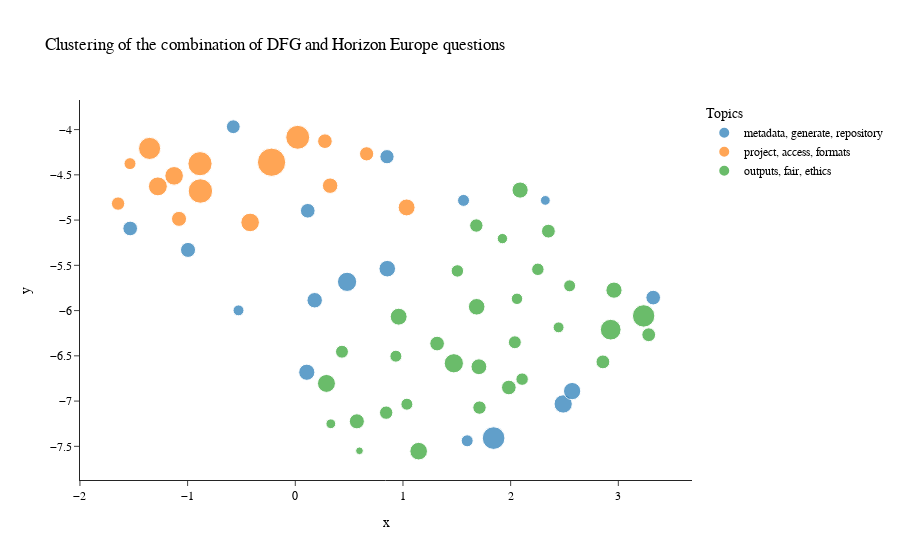

Source (notebook cell):
### Code cell
fig = px.scatter(clustered2 , x="x", y="y", color='Topics' , size="Word Count",
template="simple_white",  title="Clustering of the combination of DFG and Horizon Europe questions" )
fig.update_layout(
    
    font=dict(
        family="helvetica",
        size=12,
        color="black"
    )
)
j=0
# for i,y in enumerate(clustered1["y"]):
# # j= j+1 if  clustered1["labels"][i] 
#     fig.add_annotation(x=clustered1["x"][i], y=y+i,
#                 text=dfg_q[i],
#                 showarrow=True,
#                 arrowhead=1)

fig.show()

### Figure 1 — Plotly figure (JSON) as saved in the notebook; plotly's stock layout.template omitted (floating-point values rounded to 4 significant figures)
{"data": [{"hovertemplate": "Topics=metadata, generate, repository<br>x=%{x}<br>y=%{y}<br>Word Count=%{marker.size}<extra></extra>", "legendgroup": "metadata, generate, repository", "marker": {"color": "#1F77B4", "size": [28, 8, 18, 19, 22, 18, 12, 20, 10, 18, 31, 23, 12, 25, 43, 17, 16], "sizemode": "area", "sizeref": 0.1675, "symbol": "circle"}, "mode": "markers", "name": "metadata, generate, repository", "orientation": "v", "showlegend": true, "type": "scatter", "x": [2.488, 2.322, 3.324, -0.9962, 0.1067, -1.533, 1.596, 0.1801, -0.5274, 0.1158, 0.4809, 0.8541, 1.563, 2.571, 1.842, 0.8517, -0.5758], "xaxis": "x", "y": [-7.032, -4.783, -5.857, -5.33, -6.681, -5.093, -7.439, -5.886, -5.998, -4.897, -5.682, -5.537, -4.782, -6.89, -7.409, -4.3, -3.969], "yaxis": "y"}, {"hovertemplate": "Topics=project, access, formats<br>x=%{x}<br>y=%{y}<br>Word Count=%{marker.size}<extra></extra>", "legendgroup": "project, access, formats", "marker": {"color": "#FF7F0E", "size": [41, 67, 18, 20, 30, 49, 12, 29, 29, 19, 48, 24, 50, 15, 17], "sizemode": "area", "sizeref": 0.1675, "symbol": "circle"}, "mode": "markers", "name": "project, access, formats", "orientation": "v", "showlegend": true, "type": "scatter", "x": [-1.353, -0.2204, 0.2752, 0.3235, -1.276, -0.885, -1.535, -0.4195, -1.125, -1.08, 0.02256, 1.034, -0.8811, -1.646, 0.6624], "xaxis": "x", "y": [-4.208, -4.361, -4.128, -4.62, -4.628, -4.377, -4.376, -5.026, -4.511, -4.986, -4.085, -4.86, -4.679, -4.818, -4.268], "yaxis": "y"}, {"hovertemplate": "Topics=outputs, fair, ethics<br>x=%{x}<br>y=%{y}<br>Word Count=%{marker.size}<extra></extra>", "legendgroup": "outputs, fair, ethics", "marker": {"color": "#2CA02C", "size": [26, 15, 13, 21, 31, 18, 10, 16, 8, 22, 18, 5, 23, 15, 14, 13, 13, 27, 12, 19, 15, 11, 12, 42, 16, 9, 16, 12, 36, 22, 14, 24], "sizemode": "area", "sizeref": 0.1675, "symbol": "circle"}, "mode": "markers", "name": "outputs, fair, ethics", "orientation": "v", "showlegend": true, "type": "scatter", "x": [1.146, 1.681, 2.253, 1.705, 1.472, 1.317, 2.445, 2.857, 0.33, 2.088, 1.983, 0.596, 1.685, 1.711, 0.4335, 2.106, 1.505, 0.2894, 1.036, 0.5717, 0.8441, 2.059, 0.9341, 3.235, 3.282, 1.924, 2.351, 2.548, 2.929, 2.96, 2.039, 0.96], "xaxis": "x", "y": [-7.553, -5.06, -5.544, -6.621, -6.582, -6.364, -6.185, -6.567, -7.251, -4.668, -6.85, -7.549, -5.958, -7.072, -6.455, -6.757, -5.562, -6.805, -7.034, -7.224, -7.128, -5.87, -6.504, -6.059, -6.267, -5.205, -5.122, -5.727, -6.211, -5.774, -6.35, -6.067], "yaxis": "y"}], "layout": {"font": {"color": "black", "family": "helvetica", "size": 12}, "legend": {"itemsizing": "constant", "title": {"text": "Topics"}, "tracegroupgap": 0}, "title": {"text": "Clustering of the combination of DFG and Horizon Europe questions"}, "xaxis": {"anchor": "y", "domain": [0, 1], "title": {"text": "x"}}, "yaxis": {"anchor": "x", "domain": [0, 1], "title": {"text": "y"}}}}
